Frame 1 (no input): blank canvas, image omitted
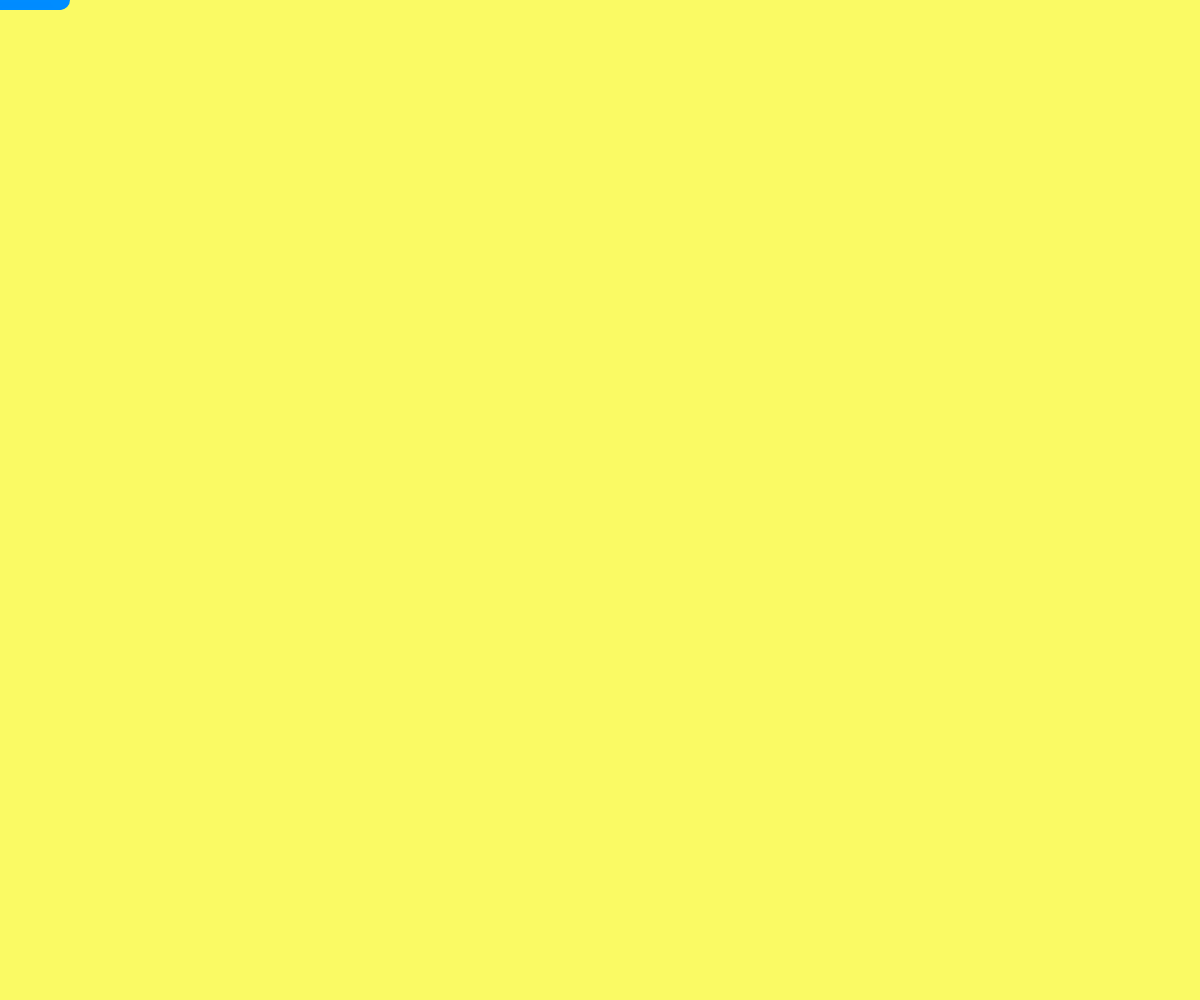
Frame 60 (no input)
Frame 120 (the mouse pressed at the canvas centre since frame 60): blank canvas, image omitted

The p5.js sketch that drew this single still picture (run headless with seeded random() and noise() and a simulated clock; from frame 60 on, the mouse is pressed at the canvas centre):

// p5.js sketch
// ── sketch.js
var position = 0;

function setup() {
  createCanvas(windowWidth, windowHeight);
  background(250, 250, 100);
}

function draw() {
  fill(0, 140, 255);
  noStroke();
  position = position + 1;
  if (position == windowWidth) {
    position = 0;
  }
  ellipse(position, mouseY, 20, 20);
  if (mouseIsPressed) {
    background(250, 250, 100);
  }
}

// ── style.css
body {
  background: lightblue;
}

body h1 {
  font-size: 35px;
}
/*# sourceMappingURL=style.css.map */
